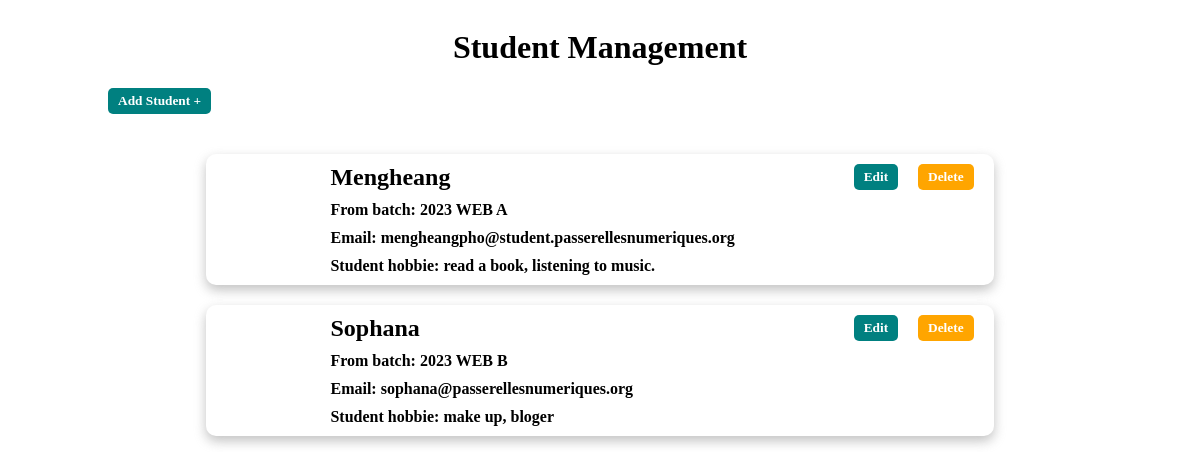
The page / on the database its author committed.
### tables this page shows
CREATE TABLE `students` (
  `studentID` int(3) NOT NULL,
  `studentName` varchar(20) NOT NULL,
  `genderCode` char(1) NOT NULL,
  `studentHobby` text NOT NULL,
  `classCode` varchar(3) NOT NULL,
  `studentEmail` varchar(100) NOT NULL
);

CREATE TABLE `classes` (
  `classCode` varchar(3) NOT NULL,
  `className` varchar(10) NOT NULL
);

### index.php (called while the page is built)
<?php
require_once 'templates/header.php';
require_once 'views/listStudentsView.php';
require_once 'templates/footer.php';

### models/student.php (called while the page is built, shortened)
<?php
require_once "database.php";
$database = $connect;
function getStudents()
{
    global $database;
    $query = "SELECT * FROM students";
    $statement = $database->prepare($query);
    $statement->execute();
    return $statement->fetchAll();
}

### views/listStudentsView.php (the view, shortened to what this page needs)
<link rel="stylesheet" href="assets/css/style.css">
<?php
require_once 'models\student.php';
$students = getStudents();
?>
<h1>Student Management</h1>
<button class="addStudent-btn btn teal">
    <a href="./views/addStudentView.php">Add Student +</a>
</button>
<div class="container">
    <?php
    foreach ($students as $student) :
        $classCode = $student['classCode'];
        $className = $database->prepare("SELECT className FROM classes WHERE classCode =:classCode;");
        $className->execute([':classCode' => $classCode]);
        $nameClass = $className->fetch();
    ?>
        <div class="card box-shadow">
            <div class="card-profile">
            </div>
            <div class="card-info">
                <h2><?= $student["studentName"] ?></h2>
                <h4>From batch: <?= $nameClass[0] ?></h4>
                <span><b>Email: <?= $student['studentEmail'] ?></span>
                <p><b>Student hobbie: <?= $student['studentHobby'] ?> </p>
            </div>
            <div class="card-btn">
                <button class='btn teal'><a href="views/editStudentView.php?studentID=<?= $student['studentID'] ?>">Edit</a></button>
                <button class='btn warning'><a href="views/deleteStudentView.php?studentID=<?= $student['studentID'] ?> ">Delete</a></button>
            </div>
        </div>
    <?php
    endforeach;
    ?>
</div>

### templates/header.php (shortened to what this page needs)
<!DOCTYPE html>
<html lang="en">
<head>
</head>
<body>

### assets/css/style.css (style rules this page uses)
* { font-family: cursive; }
body { display: flex; flex-direction: column; align-items: center; padding: 0px 100px; }
.box-shadow { box-shadow: 0px 5px 12px 0px rgba(173, 173, 173, 0.75); -webkit-box-shadow: 0px 5px 12px 0px rgba(173, 173, 173, 0.75); -moz-box-shadow: 0px 5px 12px 0px rgba(173, 173, 173, 0.75); }
.addStudent-btn { align-self: start; }
.btn { border: none; padding: 5px 10px; font-weight: bold; border-radius: 5px; color: white; }
.teal { background: teal; }
.warning { background: orange; }
a { text-decoration: none; color: white; }
.container { width: 80%; margin-top: 20px; }
.card { display: flex; width: 100%; margin-top: 20px; border-radius: 10px; }
.card-profile, .card-btn { flex: 1; }
.card-info { flex: 4.5; }
.card-info h2, .card-info h4, .card-info span, .card-info p, .card-alert-profile h2, .card-alert-profile h4, .card-alert-btn p { margin: 10px; }
.card-btn { padding: 10px; display: flex; align-items: end; justify-content: space-around; }
.card-btn button { margin:0px 10px; }

### rows shown on the page
students: studentName "Mengheang", classCode.className "2023 WEB A", studentEmail "mengheangpho@student.passerellesnumeriques.org", studentHobby "read a book, listening to music."
students: studentName "Sophana", classCode.className "2023 WEB B", studentEmail "sophana@passerellesnumeriques.org", studentHobby "make up, bloger"
